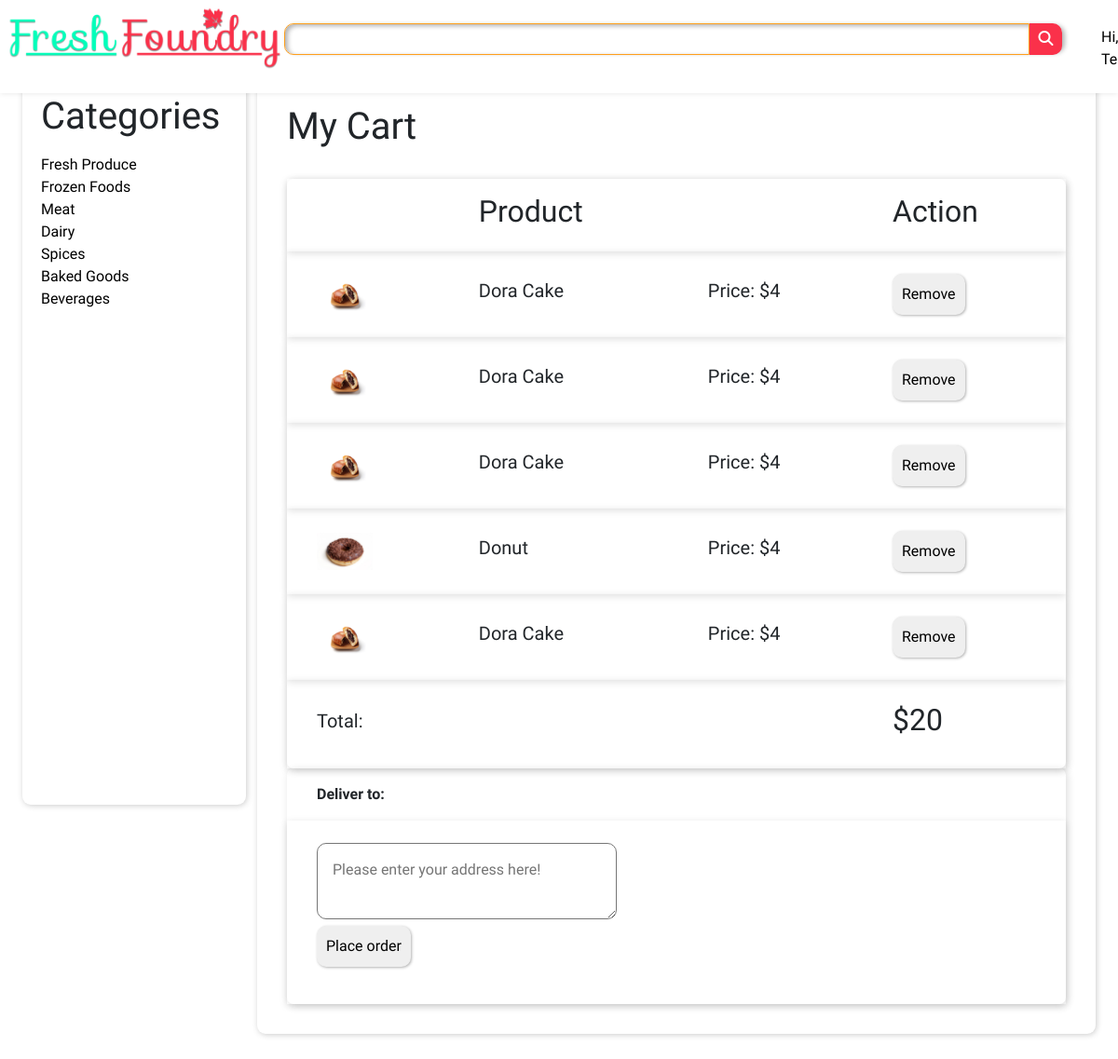
The app's page /users/chulbul.php (signed in), older data.
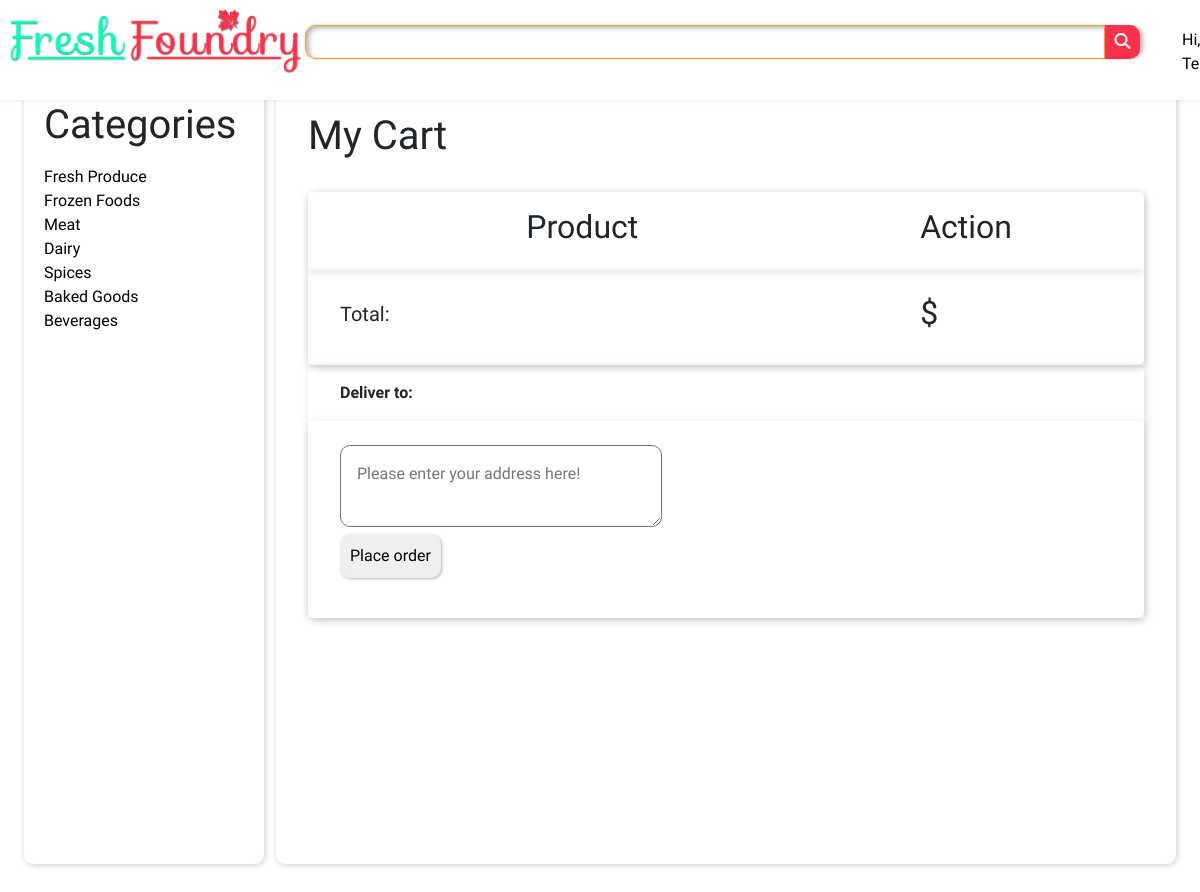
The same page, newer data.
### tables this page shows
CREATE TABLE `test1` (
  `sr_no` int(11) NOT NULL,
  `good_name` varchar(64) DEFAULT NULL,
  `good_price` int(11) DEFAULT NULL,
  `good_image` varchar(255) DEFAULT NULL
);

### users/chulbul.php (the view, shortened to what this page needs)
<!DOCTYPE html>
<html lang="en">
<head>
    <link rel="stylesheet" href="../Style/admin_style.css">
    <link rel="stylesheet" href="../Style/style.css">
    <link rel="stylesheet" href="https://cdn.jsdelivr.net/npm/bootstrap@5.1.3/dist/css/bootstrap.min.css">
</head>
<body>
    <header>
        <div class="logo">
            <a href="../indexloggedin.php"><img src="../Assets/Images/FreshLogo0.3.png" alt=""></a>
        </div>
        <div class="shadow-box">
            <div class="searchbar">
                <input type="text">
                <a href="#"><button><i class="fas fa-search"></i></button></a>
            </div>
        </div>
        <div class="nav">
            <nav class="navbar">
                <ul>
                    <li><a href="#">Hi, <?php echo ucfirst($_COOKIE['user_cookie']);?></a></li>
                </ul>
            </nav>
        </div>
    </header>
    <main>
        <div class="dashboard">
            <h1 class="dashhead">
            <a>Categories</a>
            </h1>
                <div class="accordion-body" style="text-decoration:none;">
                    <a  href="./fresh.php">Fresh Produce</a><br/>
                    <a href="./frozen.php">Frozen Foods</a><br/>
                    <a href="./meat.php">Meat</a><br/>
                    <a href="./dairy.php">Dairy</a><br/>
                    <a href="./spices.php">Spices</a><br/>
                    <a href="./baked.php">Baked Goods</a><br/>
                    <a href="./beverages.php">Beverages </a><br/>
                </div>
        </div>
        <div class="adminops">
            <div class="productpageitems">
<?php
$dsn = 'mysql:host=localhost;dbname=freshfoundry';
$username = 'root';
$password = '';
try {
    $db = new PDO($dsn,$username,$password);
} catch (PDOException $e) {
    $error_message = $e->getMessage();
    echo $error_message;
    exit();
}
if($_COOKIE["user_cookie"]) {
$cart_user = $_COOKIE["user_cookie"];
$stmt = $db->prepare("SELECT * FROM $cart_user");
    $stmt->execute();
    $data = $stmt->fetchAll(PDO::FETCH_ASSOC);
    echo '<div style="width:100%"><h1 style="margin-bottom:2rem">My Cart</h1><table style="border-radius:7px; "><form action="removeitem.php" method="POST"><th></th><th><h2>Product</h2></th><th></th><th><h2>Action</h2></th>';
    foreach ($data as $row) {
        echo '<tr >'.
        '<td><img style="height:40px;" src="../uploads/'. $row['good_image'].'"></td>
        <td><h5>'.$row['good_name']."</h5></td>
        <td><h5>Price: $".$row['good_price'].'</h5></td>
        <td><input value="'. $row['sr_no'].'" name="sr_no" type="hidden"><input style="padding: 10px;border-radius:10px;border: none; box-shadow: 1px 1px 3px rgba(0,0,0,0.3)" type="submit" name="submit" value="Remove"/></td></tr>';
    }
    $stmt = $db->prepare("SELECT SUM(good_price) as totalPrice FROM $cart_user");
    $stmt->execute();
    $data = $stmt->fetchAll(PDO::FETCH_ASSOC);
    foreach ($data as $row) {
    echo '<tr><td><h5>Total:</h5></td><td></td><td></td><td><h2>$'.$row['totalPrice']."</h2></td></tr>";
    }
    echo '</form></table><table  ><tr style="box-shadow:none !important;"><th style="box-shadow:none !important;"><form action="pewpew.php" method="POST"> <label>Deliver to:</label></th></tr><tr><td><textarea style=\'border-radius:10px;border:1 px solid light-grey;padding: 1em;\' cols=\'30\' placeholder=\'Please enter your address here!\' name="user_address"></textarea><div><input name="submit" style="margin-bottom: 1rem; padding: 10px;border-radius:10px;border:none;box-shadow: 1px 1px 3px rgba(0,0,0,0.3)" type="submit" value="Place order"></div></td></tr></form></table></div>' ;
    }
else {
    header('location:../login.php');
}
?>
</div>
</div>
</body>
</html>

Row changes from the older to the newer data that the page shows:
removed test1: good_image (picture), good_name "Dora Cake", good_price "4"
removed test1: good_image (picture), good_name "Dora Cake", good_price "4"
removed test1: good_image (picture), good_name "Dora Cake", good_price "4"
removed test1: good_image (picture), good_name "Donut", good_price "4"
removed test1: good_image (picture), good_name "Dora Cake", good_price "4"
Text that changed along with them:
new list line: "Total: $"
list line gone: "Total: $ 20"
